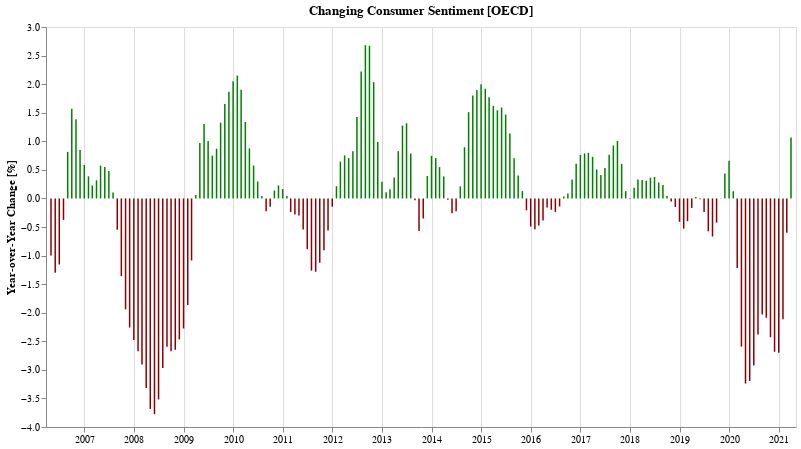

Write notebook code for a chart like this one.
### Markdown cell above
## Has consumer sentiment gotten better or worse compared to the same time last year?

### Code cell
cUsaYoy = cUsaSubset.set_index('TIME')['Value'].pct_change(12).apply(lambda v: v * 100).reset_index()
bUsaYoy = bUsaSubset.set_index('TIME')['Value'].pct_change(12).apply(lambda v: v * 100).reset_index()

def yoyChartFor(df, label, color='navy'):
    return alt.Chart(df.dropna()[-180:]).mark_bar(width=1.5, color=f'{color}').transform_calculate(
        label=f"'{label}'",
        change_in_percent="format(datum.Value, ',.2f')",
    ).encode(
        alt.X('TIME:T', axis=alt.Axis(title='')),
        alt.Y('Value:Q', axis=alt.Axis(title='Year-over-Year Change [%]', grid=False)),
        #alt.Opacity('label:O', legend=alt.Legend(title="")),
        color=alt.condition("datum['Value'] < 0",
            alt.value('darkred'),
            alt.value(color)
        ),
        tooltip=[alt.Tooltip('TIME:T', title='Date', format='%b %Y'), alt.Tooltip('label:O'), alt.Tooltip('change_in_percent:O')]
    ).properties(
        title=f"Changing {label} Sentiment [OECD]",
        width=750,
        height=400
    )

cYoy = yoyChartFor(cUsaYoy, 'Consumer', 'green')
cYoy.display()

### Figure 1 — Vega-Lite specification as saved in the notebook (floating-point values rounded to 4 significant figures; data arrays with more than 128 entries replaced by an {"elided": "..."} marker saying what was removed)
{"config": {"view": {"continuousWidth": 400, "continuousHeight": 300}}, "data": {"name": "data-ff3554b43413dc2c81a0a341da8cf87f"}, "mark": {"type": "bar", "color": "green", "width": 1.5}, "encoding": {"color": {"condition": {"value": "darkred", "test": "datum['Value'] < 0"}, "value": "green"}, "tooltip": [{"type": "temporal", "field": "TIME", "format": "%b %Y", "title": "Date"}, {"type": "ordinal", "field": "label"}, {"type": "ordinal", "field": "change_in_percent"}], "x": {"type": "temporal", "axis": {"title": ""}, "field": "TIME"}, "y": {"type": "quantitative", "axis": {"grid": false, "title": "Year-over-Year Change [%]"}, "field": "Value"}}, "height": 400, "title": "Changing Consumer Sentiment [OECD]", "transform": [{"calculate": "'Consumer'", "as": "label"}, {"calculate": "format(datum.Value, ',.2f')", "as": "change_in_percent"}], "width": 750, "$schema": "https://vega.github.io/schema/vega-lite/v4.8.1.json", "datasets": {"data-ff3554b43413dc2c81a0a341da8cf87f": {"elided": "180 records"}}}
